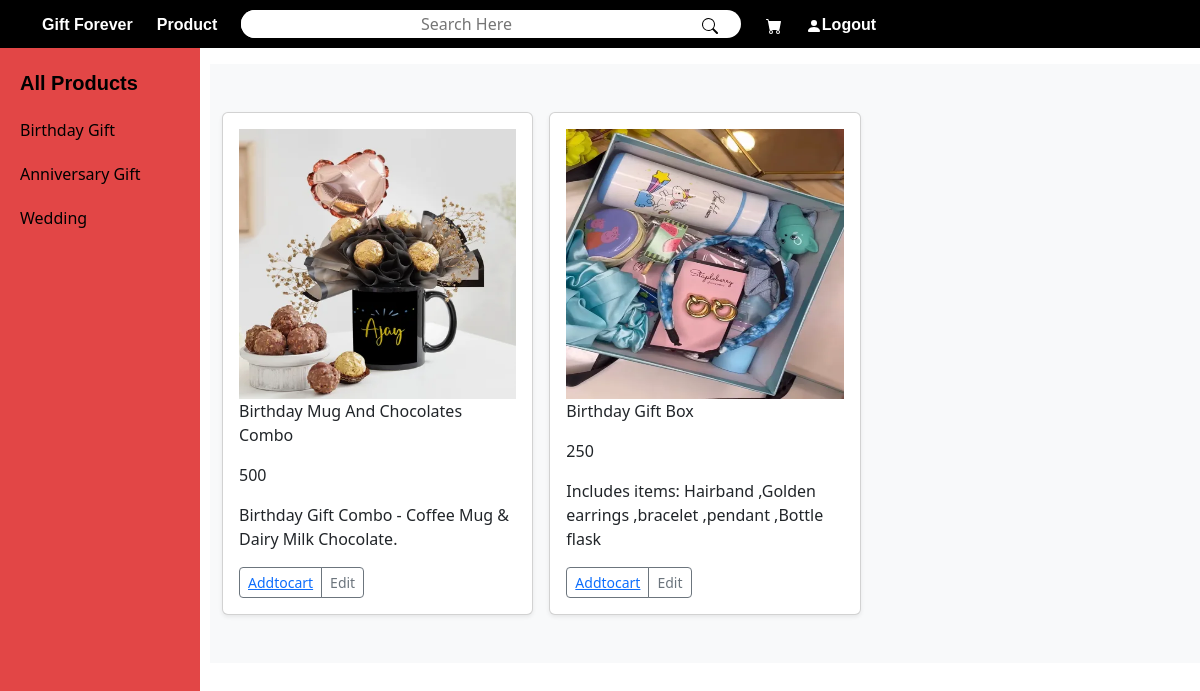
The app's page /filter/1 (signed in) with its own data.
### final_app/models.py (models this page shows, shortened)
class Category(models.Model):
    category_name=models.CharField(max_length=100)
    class Meta:
        db_table= 'category'

class Product(models.Model):
    img=models.ImageField(upload_to='image',default='')
    p_name=models.CharField(max_length=100)
    p_price=models.IntegerField()
    p_description=models.TextField(max_length=300)
    category=models.ForeignKey(Category,on_delete=models.CASCADE)
    class Meta:
        db_table='product'

### final_app/views.py (the view)
# urls.py: path('filter/<int:pid>',v.filter_cate),
def filter_cate(request,pid):
    product=Product.objects.filter(category_id=pid)
    cate=Category.objects.all()
    pl=Product.objects.all()
    context={'Cate':cate,'product':product,'pl':pl}
    return render(request,'cat.html',context)

### final_app/templates/cat.html (shortened to what this page needs)
{%extends 'category_list.html'%}
{%load static%}
{%block body%}
<link rel="stylesheet" href="{%static 'css/bmin.css'%}">
<div class="album py-5 bg-light">
    <div class="container">
      <div class="row row-cols-1 row-cols-sm-2 row-cols-md-3 g-3">
        {%for i in product%}
        <div class="col">
          <div class="card shadow-sm">
            <div class="card-body" title="{{i.p_name}}">
                <img class="product_img" src="{{ i.img.url }}" width="100%" height="270px" alt="{{ i.p_name }}">
                <p class="card-text">{{i.p_name}}</p>
              <p class="card-text">{{i.p_price}}</p>
              <p class="card-text">{{i.p_description}}</p>
              <div class="d-flex justify-content-between align-items-center">
                <div class="btn-group">
                  <button type="button" class="btn btn-sm btn-outline-secondary" ><a href="addtocart/{{i.id}}">Addtocart</a></button>
                  <button type="button" class="btn btn-sm btn-outline-secondary">Edit</button>
                </div>
              </div>
            </div>
          </div>
        </div>
        {%endfor%}
        </div>
    </div>
  </div>
{%endblock%}

### final_app/templates/category_list.html (shortened to what this page needs)
{%include 'navbar.html'%}
{%load static%}
<link rel="stylesheet" href="{%static 'css/bmin.css'%}">
<div class="grid1">
    <div class="cate_list">
        <a href="/product">
            <div class="all_catelist">
                <p>All Products</p>
            </div>
        </a>
        {%for i in Cate%}
        <a href="/filter/{{i.id}}">
            <div class="all_cate">
                <p>{{ i.category_name }}</p>
            </div>
        </a>
        {%endfor%}
    </div>
</div>
<div class="main">
    {%block body%}
    {%endblock%}
</div>

### final_app/templates/category_list.html (style rules this page uses)
* { list-style: none; text-decoration: none; }
.grid1 { background-color: #e24646; width: 200px; height: 100%; position: fixed; left: 0; margin-top: -16px; }
.cate_list a { text-decoration: none; display: block; padding-left: 20px; margin-top: 20px; }
.all_cate { color: black; }
.all_catelist { color: black; font-family: 'Franklin Gothic Medium', 'Arial Narrow', Arial, sans-serif; font-size: 20px; font-weight: 700; }
.main { padding-left: 210px; }

### records on screen
Category: category_name "Birthday Gift"
Category: category_name "Anniversary Gift"
Category: category_name "Wedding"
Product: img (picture), p_name "Birthday Mug And Chocolates Combo", p_price "500", p_description "Birthday Gift Combo - Coffee Mug & Dairy Milk Chocolate."
Product: img (picture), p_name "Birthday Gift Box", p_price "250", p_description "Includes items: Hairband ,Golden earrings ,bracelet ,pendant ,Bottle flask"
